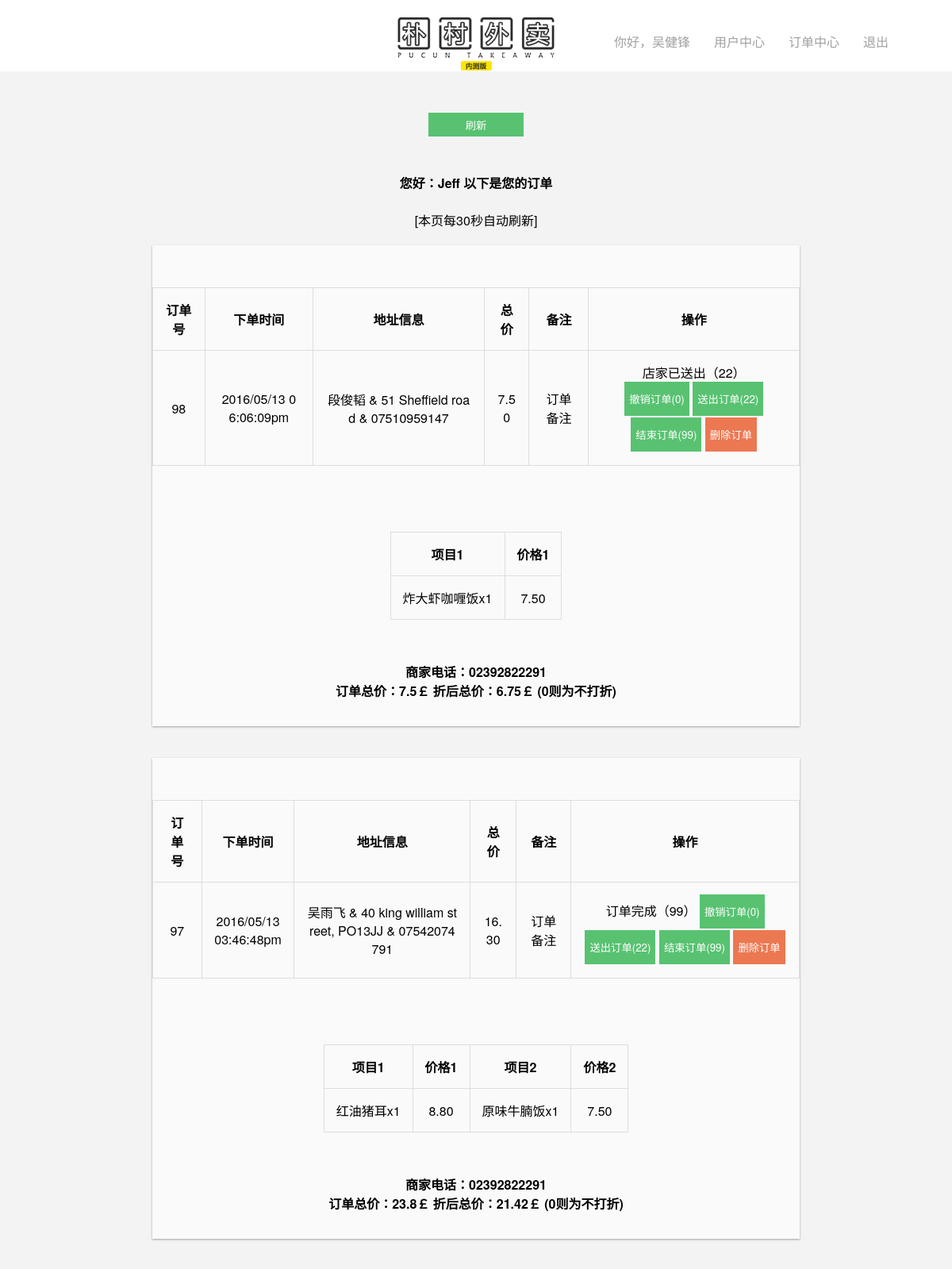
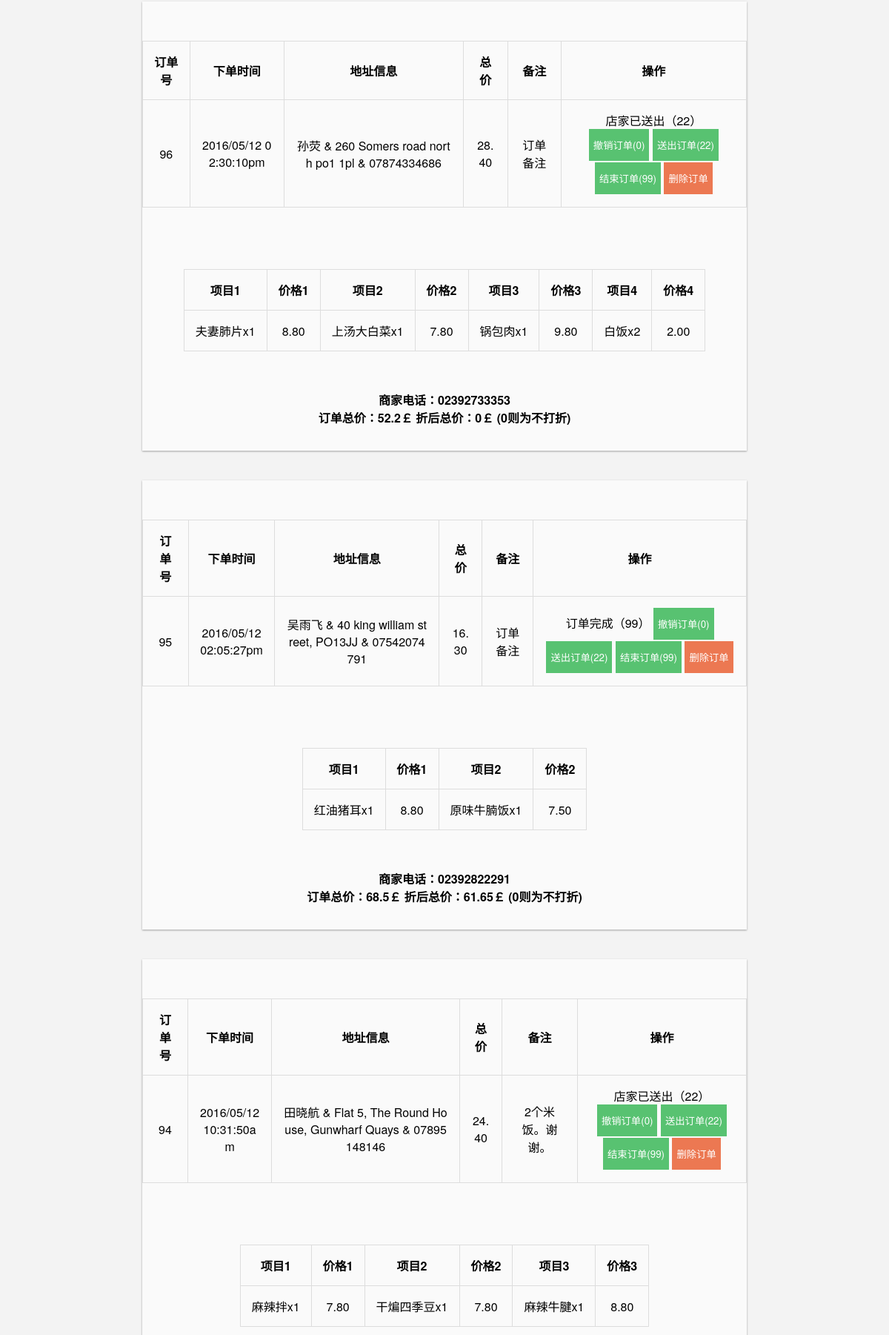
/ordercenter.php?page=2 (signed in, upper part), run on the app's committed database (2 pictures, top to bottom).
### tables this page shows
CREATE TABLE IF NOT EXISTS `orderlist` (
  `oid` int(11) NOT NULL AUTO_INCREMENT,
  `time` text NOT NULL COMMENT '下单时间',
  `userID` int(11) NOT NULL COMMENT '用户ID',
  `userInfo` text NOT NULL COMMENT '姓名地址电话',
  `orderStatus` int(11) NOT NULL COMMENT '订单状态',
  `allAmount` text NOT NULL COMMENT '总价',
  `afterDis` int(11) NOT NULL COMMENT '折后总价',
  `orderFeedback` int(11) NOT NULL COMMENT '订单评分',
  `item1Name` text NOT NULL,
  `item1Amount` text NOT NULL,
  `item1Qty` text NOT NULL,
  `item1Sid` text NOT NULL,
  `item2Name` text NOT NULL,
  `item2Amount` text NOT NULL,
  `item2Qty` text NOT NULL,
  `item2Sid` text NOT NULL,
  `item3Name` text NOT NULL,
  `item3Amount` text NOT NULL,
  `item3Qty` text NOT NULL,
  `item3Sid` text NOT NULL,
  `item4Name` text NOT NULL,
  `item4Amount` text NOT NULL,
  `item4Qty` text NOT NULL,
  `item4Sid` text NOT NULL,
  `item5Name` text NOT NULL,
  `item5Amount` text NOT NULL,
  `item5Qty` text NOT NULL,
  `item5Sid` text NOT NULL,
  `note` text NOT NULL COMMENT '订单备注',
  `refuseReason` text NOT NULL COMMENT '拒绝理由',
  `unixtime` bigint(20) NOT NULL COMMENT 'UNIX时间戳',
  PRIMARY KEY (`oid`),
  KEY `unixtime` (`unixtime`)
);

CREATE TABLE IF NOT EXISTS `user` (
  `id` int(11) NOT NULL AUTO_INCREMENT,
  `username` text NOT NULL,
  `password` text NOT NULL,
  `email` text NOT NULL,
  `realname` text NOT NULL,
  `idnum` text NOT NULL,
  `usertype` int(11) NOT NULL,
  `phone` text NOT NULL,
  `address` text NOT NULL,
  `icode` text NOT NULL,
  `sid` bigint(20) NOT NULL,
  PRIMARY KEY (`id`)
);

### services/takeaway/adminorderfunc.php (the view, shortened to what this page needs)
<?php
echo "<br><a><b>您好：".$_SESSION['username']." 以下是您的订单</b><br><br> [本页每30秒自动刷新]</a><br/>";
				include('./services/common/connect.php');
				$sqloid = "select oid from orderlist";
				$sqloidrun = mysqli_query($link,$sqloid);
				$rownum = mysqli_num_rows($sqloidrun);
					$show_num=10;
	    		$total_pages=ceil($rownum/$show_num);
	    		$current=isset($_GET['page'])?$_GET['page']:1;
	    		$offset=($current-1)*$show_num;
				$sqlgeto = "select * from orderlist order by unixtime DESC limit $offset,$show_num";
				$sqlgetorun = mysqli_query($link,$sqlgeto);
				while($row = mysqli_fetch_array($sqlgetorun)){
					$sid = $row['item1Sid'];
					$sqlsphone = "select phone from user where sid = '$sid'";
					$sqlsphonerun = mysqli_query($link,$sqlsphone);
					$phone = mysqli_fetch_array($sqlsphonerun);
					$orderstatus = $row['orderStatus'];
					echo "<figure><br/><table border = '1'>
								<tr>
									<th>订单号</th>
									<th>下单时间</th>
									<th>地址信息</th>
									<th>总价</th>
									<th>备注</th>
									<th>操作</th>
								</tr>
							";
					echo "<tr>";
						echo "<td>".$row['oid']."</td>";
						echo "<td>".$row['time']."</td>";
						echo "<td>".$row['userInfo']."</td>";
						echo "<td>".$row['allAmount']."</td>";
						echo "<td>".$row['note']."</td>";
						switch ($orderstatus){
							case 0;
								echo "	<td>
											<form action = './services/takeaway/orderupdate.php' method='post'>
												<a>订单被撤销（0）</a>
												<input type='submit' class='doyes' name='update' value = '撤销订单(0)'>
												<input type='submit' class='doyes' name='update' value = '送出订单(22)'>
												<input type='submit' class='doyes' name='update' value = '结束订单(99)'>
												<input type='submit' class='dono' name='update' value = '删除订单'>
												<input type='hidden' name='upoid' value = '".$row['oid']."'>
											</form>
										</td>";
							break;
							case 22;
								echo "	<td>
												<form action = './services/takeaway/orderupdate.php' method='post'>
													<a>店家已送出（22）</a><br>
													<input type='submit' class='doyes' name='update' value = '撤销订单(0)'>
													<input type='submit' class='doyes' name='update' value = '送出订单(22)'>
													<input type='submit' class='doyes' name='update' value = '结束订单(99)'>
													<input type='submit' class='dono' name='update' value = '删除订单'>
													<input type='hidden' name='upoid' value = '".$row['oid']."'>
												</form>
											</td>";
							break;
							case 99;
								echo "	<td>
												<form action = './services/takeaway/orderupdate.php' method='post'>
													<a>订单完成（99）</a>
													<input type='submit' class='doyes' name='update' value = '撤销订单(0)'>
													<input type='submit' class='doyes' name='update' value = '送出订单(22)'>
													<input type='submit' class='doyes' name='update' value = '结束订单(99)'>
													<input type='submit' class='dono' name='update' value = '删除订单'>
													<input type='hidden' name='upoid' value = '".$row['oid']."'>
												</form>
										</td>";
							break;
						}
						echo "</tr></table><br/><table border = '1'>
								<tr>
									<th>项目1</th>
									<th>价格1</th>";
						if(!$row['item2Name'] == ""){
							echo '<th>项目2</th>';
							echo '<th>价格2</th>';
						}
						if(!$row['item3Name'] == ""){
							echo '<th>项目3</th>';
							echo '<th>价格3</th>';
						}
						if(!$row['item4Name'] == ""){
							echo '<th>项目4</th>';
							echo '<th>价格4</th>';
						}
						echo "</tr><tr>";
						if(!$row['item1Name'] == "" && $row['item1Sid'] == $sid){
							echo "<td>".$row['item1Name'].'x'.$row['item1Qty'].'</td>'.'<td>'.$row['item1Amount']."</td>";
							$tprice = $tprice + $row['item1Amount'];
						}
						if(!$row['item2Name'] == "" && $row['item2Sid'] == $sid){
							echo "<td>".$row['item2Name'].'x'.$row['item2Qty'].'</td>'.'<td>'.$row['item2Amount']."</td>";
							$tprice = $tprice + $row['item2Amount'];
						}
						if(!$row['item3Name'] == "" && $row['item3Sid'] == $sid){
							echo "<td>".$row['item3Name'].'x'.$row['item3Qty']."</td>"."<td>".$row['item3Amount']."</td>";
							$tprice = $tprice + $row['item3Amount'];
						}
						if(!$row['item4Name'] == "" && $row['item4Sid'] == $sid){
							echo "<td>".$row['item4Name'].'x'.$row['item4Qty']."</td>"."<td>".$row['item4Amount']."</td>";
							$tprice = $tprice + $row['item4Amount'];
						}
						if(!$row['item5Name'] == "" && $row['item5Sid'] == $sid){
							$tprice = $tprice + $row['item5Amount'];
						}
						$tpricef = $tprice;
						$tpriceAF = $tprice * ($row['afterDis'] / 100);
					echo "</tr></table><br/><b>商家电话：".$phone[0]."</b><br>";
					echo "<a>订单总价：".$tpricef."￡</a><a>   折后总价：".$tpriceAF."￡ (0则为不打折)</a><br/><br/></figure><br>";
				}
				echo "<br><br>一共有{$rownum}个历史订单，显示{$show_num}条，{$current}/{$total_pages} （数据仅保留14天）";
?>

### css/style.css (style rules this page uses)
* { margin:0; padding:0; font-family:"Helvetica Neue","Microsoft YaHei",Helvetica,Arial,sans-serif; }
body { background-color:#f3f3f3; }
input,textarea,select { border:1; }
input[type=submit] { -webkit-transition: all 100ms cubic-bezier(.25,.8,.25,1); -moz-transition: all 100ms ease-in-out; transition: all 100ms ease-in-out; }
table, td, th { border: 1px solid #ddd; word-break:break-all; word-wrap:break-word text-align: left; }
table { border-collapse: collapse; }
th, td { padding: 15px; }
.columns_form table { margin:20 20 20 20; text-align: center; }
.columns_form>figure>a { font-weight:800; }
.columns_form>figure { background:#fafafa; box-shadow: 0 1px 3px rgba(0,0,0,0.12), 0 1px 2px rgba(0,0,0,0.24); border:hidden #333; padding-bottom:10px; display: inline-block; margin-bottom:52px; width:68%; -webkit-transition: all 100ms cubic-bezier(.25,.8,.25,1); -moz-transition: all 100ms ease-in-out; transition: all 100ms ease-in-out; }
.columns_form>figure>table { margin-left:auto; margin-right: auto; }
.columns_form table { margin:20 20 20 20; text-align: center; margin:30 30 30 30; }
.corder>figure { margin:20 20 20 20; }
.doyes { color:#fff; background-color:#58C271; padding:12 6 12 6; border: 0px; margin-bottom:2px; -webkit-appearance:none; }
.dono { color:#fff; background-color:#ec7852; padding:12 6 12 6; border: 0px; -webkit-appearance:none; }

### data on the page
orderlist: oid "98", time "2016/05/13 06:06:09pm", userInfo "段俊韬 & 51 Sheffield road & 07510959147", allAmount "7.50", note "订单备注", item1Name "炸大虾咖喱饭", item1Qty "1", item1Amount "7.50", user.phone "02392822291", tpricef "7.5", afterDis "6.75"
orderlist: oid "97", time "2016/05/13 03:46:48pm", userInfo "吴雨飞 & 40 king william street, PO13JJ & 07542074791", allAmount "16.30", note "订单备注", shows "项目2", item1Name "红油猪耳", item1Qty "1", item1Amount "8.80", item2Name "原味牛腩饭", item2Qty "1", item2Amount "7.50", user.phone "02392822291", tpricef "23.8", afterDis "21.42"
orderlist: oid "96", time "2016/05/12 02:30:10pm", userInfo "孙荧 & 260 Somers road north po1 1pl & 07874334686", allAmount "28.40", note "订单备注", shows "项目2", shows "项目3", shows "项目4", item1Name "夫妻肺片", item1Qty "1", item1Amount "8.80", item2Name "上汤大白菜", item2Qty "1", item2Amount "7.80", item3Name "锅包肉", item3Qty "1", item3Amount "9.80", item4Name "白饭", item4Qty "2", item4Amount "2.00", user.phone "02392733353", tpricef "52.2", afterDis "0"
orderlist: oid "95", time "2016/05/12 02:05:27pm", userInfo "吴雨飞 & 40 king william street, PO13JJ & 07542074791", allAmount "16.30", note "订单备注", shows "项目2", item1Name "红油猪耳", item1Qty "1", item1Amount "8.80", item2Name "原味牛腩饭", item2Qty "1", item2Amount "7.50", user.phone "02392822291", tpricef "68.5", afterDis "61.65"
orderlist: oid "94", time "2016/05/12 10:31:50am", userInfo "田晓航 & Flat 5, The Round House, Gunwharf Quays & 07895148146", allAmount "24.40", note "2个米饭。谢谢。", shows "项目2", shows "项目3", item1Name "麻辣拌", item1Qty "1", item1Amount "7.80", item2Name "干煸四季豆", item2Qty "1", item2Amount "7.80", item3Name "麻辣牛腱", item3Qty "1", item3Amount "8.80"

### other printed values
$_SESSION['realname'] "吴健锋"
$_SESSION['username'] "Jeff"
